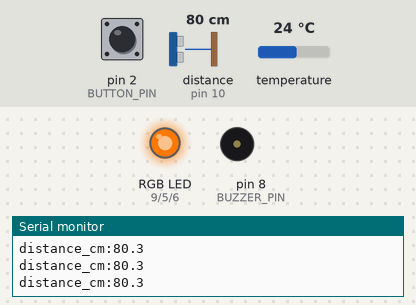
Recording of a sketch running on a simulated Arduino Uno, built with avr-gcc and run on an emulated ATmega328P. Shown: an RGB LED mixed from three pins (HIGH = lit), buzzer (waves = sounding), the last lines printed to the serial monitor. Wiring (inferred from the names in the program): ultrasonic range finder: trigger pin 7; echo pin 10. The inputs (shaded band) are chosen by the test bench; at power-on: distance to the obstacle (sensor on pin 10) 80 cm, pin 2 (BUTTON_PIN) HIGH, temperature 24 °C. The echo pulse lasts 58.3 µs per cm; pins used as bus, display or sensor lines are not drawn.

Above: at 2.0 s.
2.1 s: distance to the obstacle (sensor on pin 10) set to 43 cm
At 2.34 s:
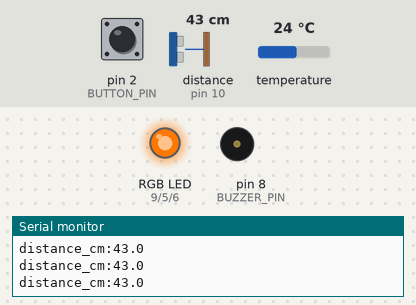
5.1 s: distance to the obstacle (sensor on pin 10) set to 35 cm
At 5.33 s:
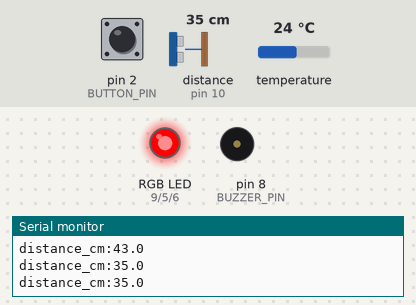
8.1 s: distance to the obstacle (sensor on pin 10) set to 120 cm
At 9.3 s:
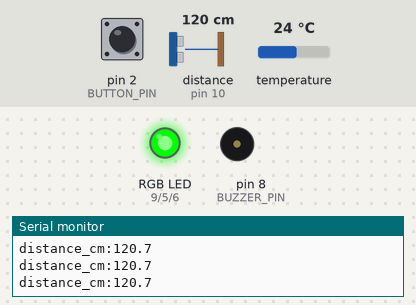
9.7 s: distance to the obstacle (sensor on pin 10) set to 2 cm
At 10.6 s:
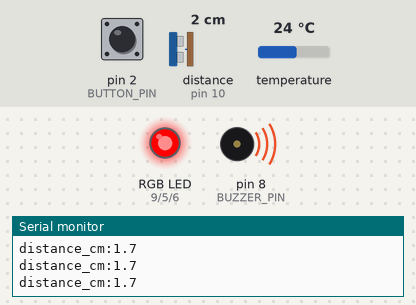
11.2 s: pin 2 (BUTTON_PIN) pulled LOW for 0.15 s
At 11.82 s:
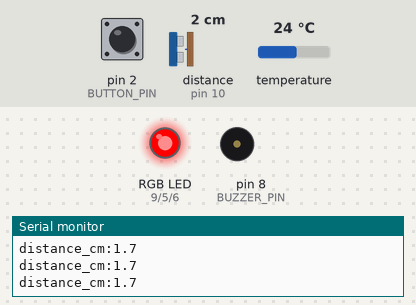
13.2 s: distance to the obstacle (sensor on pin 10) set to 60 cm
At 13.55 s:
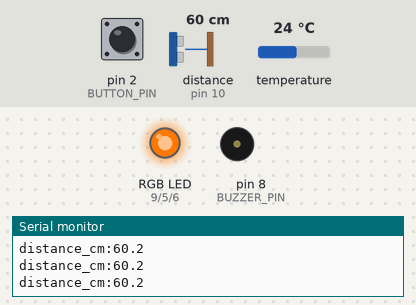
Timing chart, 0 to 17.2 s (numbered marks = the images above; inputs shaded):
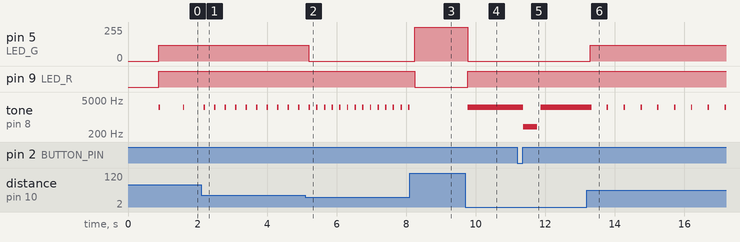

Measured:
- the behaviour switches between 40 and 39 cm on distance to the obstacle (sensor on pin 10) (found by bisection; images 1 and 2)
- after the input at 2.1 s, tone on pin 8 (BUZZER_PIN): alternates 2500 Hz for 0.04 s and silent for 0.26 s, starting after 0.08 s
- after the input at 5.1 s, pin 5 (LED_G): 120/255 → 0/255 after 0.10 s; tone on pin 8 (BUZZER_PIN): alternates 2500 Hz for 0.04 s and silent for 0.18 s, starting after 0.32 s
- after the input at 8.1 s, pin 5 (LED_G): 0/255 → 255/255 after 0.14 s; pin 9 (LED_R): HIGH → LOW after 0.14 s; tone on pin 8 (BUZZER_PIN): goes on until 8.1 s, then stays silent
- after the input at 9.7 s, pin 5 (LED_G): 255/255 → 0/255 after 0.08 s; pin 9 (LED_R): LOW → HIGH after 0.08 s; tone on pin 8 (BUZZER_PIN): silent → 2500 Hz after 0.08 s
- after the input at 11.2 s, tone on pin 8 (BUZZER_PIN): 2500 Hz → 400 Hz after 0.17 s, → silent 0.40 s later, → 2500 Hz 0.11 s later
- after the input at 13.2 s, pin 5 (LED_G): 0/255 → 120/255 after 0.09 s; tone on pin 8 (BUZZER_PIN): alternates 2500 Hz for 0.04 s and silent for 0.44 s, starting after 0.13 s
- by itself, tone on pin 8 (BUZZER_PIN): alternates 2500 Hz for 0.04 s and silent for 0.65 s

The sketch:

E18_ParkingAssistant_Task.ino
```cpp
// ChinarSoft - Arduino Sensor Kit, Episode 18 - TASK SOLUTION
// Task: set the stop distance with a button press while the car is parked, and save it in EEPROM.
//
// What changed vs E18_ParkingAssistant.ino:
//   - STOP_CM (fixed 15 cm) became the variable stopCm, loaded from EEPROM in setup().
//     Empty/invalid EEPROM -> default 15 cm.
//   - NEW button on D2: park exactly where you want to stop, press -> stopCm = medianOf5(),
//     EEPROM.put(STOP_ADDR, stopCm), confirmation beep 2000 Hz / 200 ms. Power off: it still remembers.
//     No echo / out of range (3..200 cm) -> low error beep, nothing saved.
//   - The yellow/red zones move with stopCm, so a long stop distance still gets its warning zones:
//     red zone = stopCm + 25 cm (at least 40), yellow zone = red + 60 cm (at least 100).
//   - The confirmation beep is protected for 250 ms, so the "parked = quiet" logic can't cut it off.
//
// Wiring: Episode 18 + one push button.
//   HC-SR04   VCC -> 5V | TRIG -> D7 | ECHO -> D10 | GND -> GND
//   Passive buzzer S -> D8
//   RGB module R -> D9, G -> D5, B -> D6 (PWM pins, not D3/D11), - -> GND
//   DS18B20 (KY-001) S -> D4
//   TASK: push button between D2 and GND (internal pull-up). KY-004 module: S -> D2, - -> GND,
//         leave its middle (+) pin unconnected so the pull-up does the work.
// EEPROM: bytes 40..43 = stopCm (float). Episodes 15 (10..13) and 17 (20..35) are not touched.
// Libraries: OneWire, DallasTemperature

#include <OneWire.h>
#include <DallasTemperature.h>
#include <EEPROM.h>                              // TASK

const int TRIG_PIN = 7, ECHO_PIN = 10, BUZZER_PIN = 8;
const int LED_R = 9, LED_G = 5, LED_B = 6;   // not D3 or D11: tone() uses Timer2
const int DS_PIN = 4;
const int BUTTON_PIN = 2;                        // TASK
const int STOP_ADDR = 40;                        // TASK: EEPROM address of stopCm (4 bytes)

const float FAR_CM = 100, NEAR_CM = 40, STOP_CM_DEFAULT = 15;   // TASK: STOP_CM is now a default
const float STOP_MIN_CM = 3, STOP_MAX_CM = 200;                 // TASK: sane range for a learned distance
const unsigned long QUIET_AFTER_MS = 10000;

float stopCm = STOP_CM_DEFAULT;                  // TASK: learned stop distance
float nearCm = NEAR_CM, farCm = FAR_CM;          // TASK: zones follow stopCm

OneWire oneWire(DS_PIN);
DallasTemperature ds(&oneWire);
float soundCmPerUs = 0.0343;    // updated from temperature
unsigned long beepUntil = 0;    // TASK: confirmation beep is playing until this time

// Speed of sound depends on air temperature: v = 331.3 + 0.606 * T  (m/s)
void updateSoundSpeed() {
  ds.requestTemperatures();
  float t = ds.getTempCByIndex(0);
  if (t == DEVICE_DISCONNECTED_C) t = 20.0;     // fallback: room temperature
  soundCmPerUs = (331.3 + 0.606 * t) / 10000.0;
  Serial.print("# Air "); Serial.print(t, 1);
  Serial.print(" C -> sound "); Serial.print(soundCmPerUs * 10000, 1); Serial.println(" m/s");
}

float readCm() {
  digitalWrite(TRIG_PIN, LOW);  delayMicroseconds(2);
  digitalWrite(TRIG_PIN, HIGH); delayMicroseconds(10);
  digitalWrite(TRIG_PIN, LOW);
  unsigned long us = pulseIn(ECHO_PIN, HIGH, 30000UL);
  if (us == 0) return -1;                        // no echo
  return us * soundCmPerUs / 2.0;
}

float medianOf5() {
  float v[5];
  for (int i = 0; i < 5; i++) { v[i] = readCm(); delay(12); }
  for (int i = 0; i < 4; i++)                    // tiny bubble sort
    for (int j = 0; j < 4 - i; j++)
      if (v[j] > v[j + 1]) { float t = v[j]; v[j] = v[j + 1]; v[j + 1] = t; }
  return v[2];
}

void rgb(int r, int g, int b) { analogWrite(LED_R, r); analogWrite(LED_G, g); analogWrite(LED_B, b); }

// TASK: one 'true' per press, 30 ms debounce, no delay()
bool buttonPressed() {
  static bool stable = HIGH, lastRead = HIGH;
  static unsigned long changedAt = 0;
  bool r = digitalRead(BUTTON_PIN);
  if (r != lastRead) { lastRead = r; changedAt = millis(); }
  if (r != stable && millis() - changedAt > 30) {
    stable = r;
    if (stable == LOW) return true;              // pressed (pull-up: LOW = pressed)
  }
  return false;
}

// TASK: warning zones scale with the stop distance
void updateZones() {
  nearCm = max(NEAR_CM, stopCm + 25);
  farCm  = max(FAR_CM, nearCm + 60);
  Serial.print("# Stop at "); Serial.print(stopCm, 1);
  Serial.print(" cm, red below "); Serial.print(nearCm, 0);
  Serial.print(" cm, yellow below "); Serial.print(farCm, 0); Serial.println(" cm");
}

void setup() {
  Serial.begin(9600);
  pinMode(TRIG_PIN, OUTPUT);
  pinMode(ECHO_PIN, INPUT);
  pinMode(BUTTON_PIN, INPUT_PULLUP);             // TASK
  pinMode(LED_R, OUTPUT); pinMode(LED_G, OUTPUT); pinMode(LED_B, OUTPUT);
  ds.begin();
  updateSoundSpeed();

  EEPROM.get(STOP_ADDR, stopCm);                 // TASK: remember the learned distance
  if (isnan(stopCm) || stopCm < STOP_MIN_CM || stopCm > STOP_MAX_CM) stopCm = STOP_CM_DEFAULT;  // empty EEPROM = 0xFF.. = NaN
  updateZones();
}

void loop() {
  static unsigned long lastTempUpdate = 0, lastBeep = 0, stableSince = 0;
  static float lastCm = 0;

  if (millis() - lastTempUpdate > 60000) { lastTempUpdate = millis(); updateSoundSpeed(); }

  // TASK: car parked, button pressed -> learn the stop distance
  if (buttonPressed()) {
    float cm = medianOf5();
    if (cm >= STOP_MIN_CM && cm <= STOP_MAX_CM) {
      stopCm = cm;
      EEPROM.put(STOP_ADDR, stopCm);             // put() only writes bytes that changed
      tone(BUZZER_PIN, 2000, 200);               // confirmation beep
      updateZones();
    } else {
      tone(BUZZER_PIN, 400, 400);                // error: no echo or out of range, nothing saved
      Serial.println("# No valid distance - stop distance NOT changed");
    }
    beepUntil = millis() + 450;
  }

  float cm = medianOf5();
  if (cm < 0) cm = 999;                          // no echo = nothing in range

  // Parked = distance stays within 2 cm
  if (fabs(cm - lastCm) > 2) stableSince = millis();
  lastCm = cm;
  bool quiet = millis() - stableSince > QUIET_AFTER_MS;

  unsigned long beepGap;                         // 0 = solid tone, ULONG_MAX = silent
  if (cm > farCm)        { rgb(0, 255, 0);   beepGap = 0xFFFFFFFF; }
  else if (cm > nearCm)  { rgb(255, 120, 0); beepGap = map(cm, nearCm, farCm, 250, 800); }
  else if (cm > stopCm)  { rgb(255, 0, 0);   beepGap = map(cm, stopCm, nearCm, 60, 250); }
  else                   { rgb(255, 0, 0);   beepGap = 0; }

  if ((long)(millis() - beepUntil) < 0) { /* TASK: let the confirmation beep finish */ }
  else if (quiet || beepGap == 0xFFFFFFFF) noTone(BUZZER_PIN);
  else if (beepGap == 0) tone(BUZZER_PIN, 2500);
  else if (millis() - lastBeep > beepGap) { lastBeep = millis(); tone(BUZZER_PIN, 2500, 40); }

  Serial.print("distance_cm:"); Serial.println(cm > 400 ? 0 : cm, 1);
}
```
